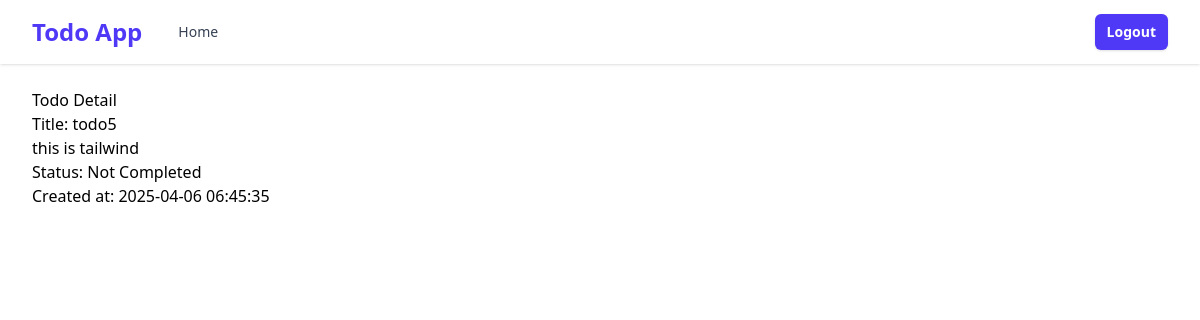
The app's page /todos/5 (signed in) with its own data.
### todos/models.py (models this page shows)
class Todo(models.Model):
    class Status(models.TextChoices):
        ACTIVE = 'ACTIVE', 'Active'
        ARCHIVED = 'ARCHIVED', 'Archived'
    title = models.CharField(max_length=255)
    description = models.TextField(blank=True)
    is_done = models.BooleanField(default=False)
    status = models.CharField(
        max_length = 20,
        choices = Status.choices,
        default = Status.ACTIVE
    )
    user = models.ForeignKey(
        User,
        on_delete=models.RESTRICT,
        related_name='todos'
    )
    created_at = models.DateTimeField(auto_now_add=True)
    updated_at = models.DateTimeField(auto_now=True)
    class Meta:
        ordering = ['-created_at']

### todos/views.py (the view)
# urls.py: path("todos/<int:id>", TodoDetailView.as_view(), name="todo_detail"),
class TodoDetailView(LoginRequiredMixin, DetailView):
    login_url = '/login/'
    model = Todo
    template_name = 'detail.html'
    context_object_name = 'todo'
    pk_url_kwarg = 'id'

### todos/templates/detail.html
{% extends 'base_todo.html' %}
{% block todo_content %}
    <h3>Todo Detail</h3>
    {% if todo %}
        <p>Title: {{ todo.title }}</p>
        <p>{{ todo.description|default:"No description" }}</p>
        <p>Status: {% if todo.completed %}Completed{% else %}Not Completed{% endif %}</p>
        <p>Created at: {{ todo.created_at|date:"Y-m-d H:i:s" }}</p>
    {% else %}
        <p>Todo not found</p>
    {% endif %}
{% endblock %}

### records on screen
Todo: title "todo5", description "this is tailwind", created_at "2025-04-06 06:45:35"
